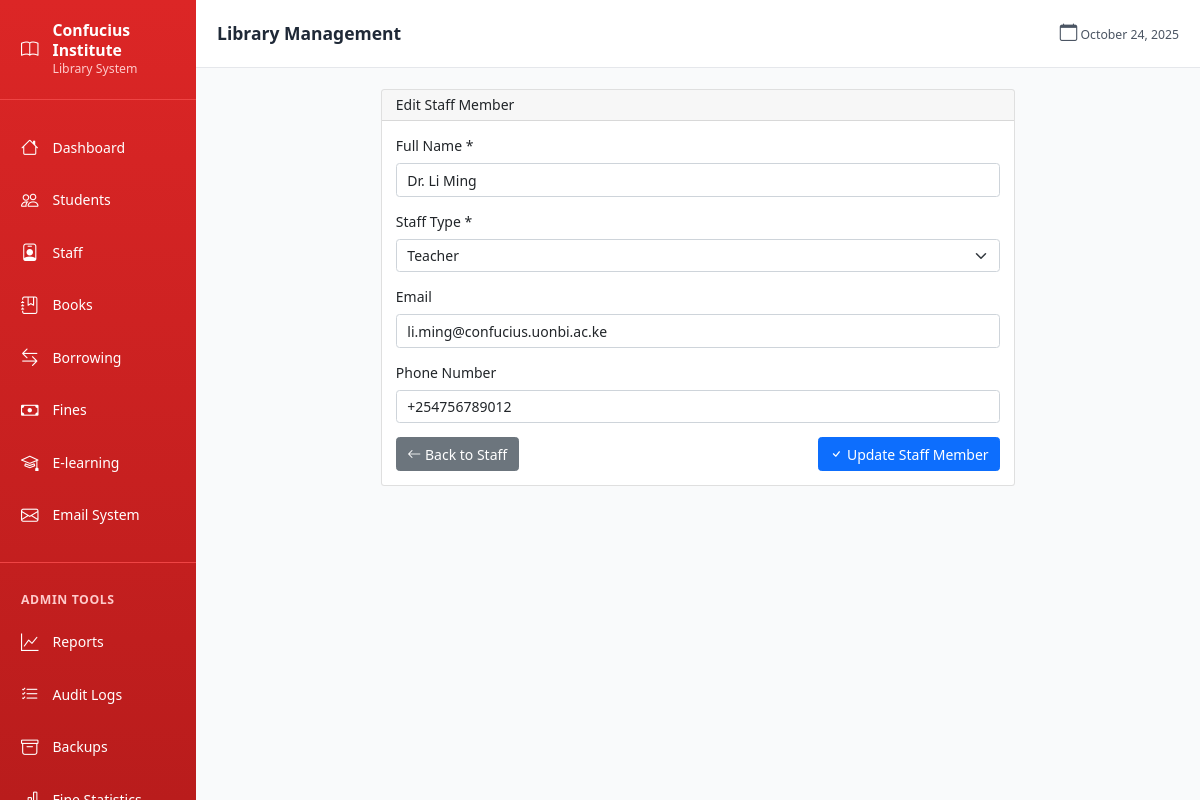
/staff/1/edit (signed in), run on the app's committed database.
### models.py (models this page shows)
class Staff(db.Model):
    id = db.Column(db.Integer, primary_key=True)
    name = db.Column(db.String(100), nullable=False)
    staff_type = db.Column(db.String(20), nullable=False)  # teacher, intern
    email = db.Column(db.String(120))
    phone = db.Column(db.String(20))
    created_at = db.Column(db.DateTime, default=datetime.utcnow)
    borrow_records = db.relationship('BorrowRecord', backref='staff_ref', lazy=True)

### blueprints/staff.py (the view, shortened to what this page needs)
@staff_bp.route('/<int:staff_id>/edit', methods=['GET', 'POST'])
@login_required
def edit_staff(staff_id):
    staff_member = Staff.query.get_or_404(staff_id)
    return render_template('staff/form.html', staff_member=staff_member)

### templates/staff/form.html (shortened to what this page needs)
{% extends "base.html" %}
{% block content %}
<div class="row">
    <div class="col-md-8 offset-md-2">
        <div class="card">
            <div class="card-header">
                <h4>{{ 'Edit' if staff_member else 'Add New' }} Staff Member</h4>
            </div>
            <div class="card-body">
                <form method="POST">
                    <div class="mb-3">
                        <label for="name" class="form-label">Full Name *</label>
                        <input type="text" class="form-control" id="name" name="name"
                               value="{{ staff_member.name if staff_member else '' }}" required>
                    </div>
                    <div class="mb-3">
                        <label for="staff_type" class="form-label">Staff Type *</label>
                        <select class="form-select" id="staff_type" name="staff_type" required>
                            <option value="teacher" {{ 'selected' if staff_member and staff_member.staff_type == 'teacher' else '' }}>Teacher</option>
                        </select>
                    </div>
                    <div class="mb-3">
                        <label for="email" class="form-label">Email</label>
                        <input type="email" class="form-control" id="email" name="email"
                               value="{{ staff_member.email if staff_member else '' }}">
                    </div>
                    <div class="mb-3">
                        <label for="phone" class="form-label">Phone Number</label>
                        <input type="text" class="form-control" id="phone" name="phone"
                               value="{{ staff_member.phone if staff_member else '' }}"
                               placeholder="+254...">
                    </div>
                    <div class="d-flex justify-content-between">
                        <a href="{{ url_for('staff.list_staff') }}" class="btn btn-secondary">
                            <i class="bi bi-arrow-left"></i> Back to Staff
                        </a>
                        <button type="submit" class="btn btn-primary">
                            <i class="bi bi-check"></i> {{ 'Update' if staff_member else 'Add' }} Staff Member
                        </button>
                    </div>
                </form>
            </div>
        </div>
    </div>
</div>
{% endblock %}

### templates/base.html (style rules this page uses)
:root { font-size: 14px; }

### data on the page
Staff: name "Dr. Li Ming", email "li.ming@confucius.uonbi.ac.ke", phone "+254756789012"

### other printed values
{{ 'Edit' if staff_member else 'Add New' }} "Edit"
{{ 'Update' if staff_member else 'Add' }} "Update"
